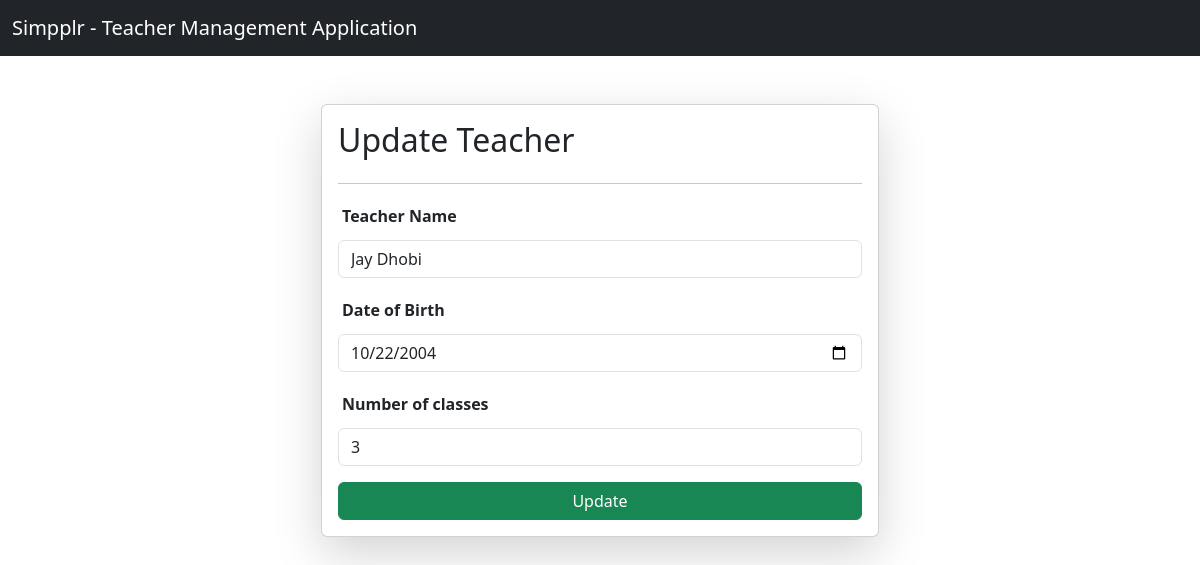
The app's page /update-teacher/5, older data.
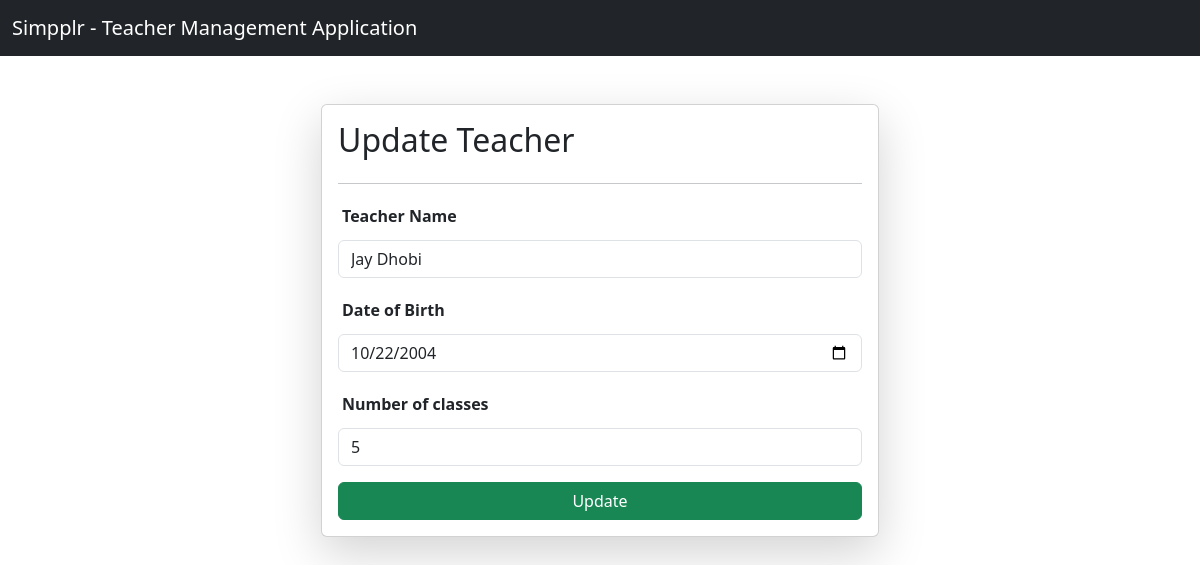
The same page, newer data.
### teachers/models.py (models this page shows, shortened)
class Teacher(models.Model):
    full_name = models.CharField(max_length=250)
    age = models.PositiveIntegerField()
    date_of_birth = models.DateField()
    number_of_classes = models.PositiveIntegerField()
    class Meta:
        unique_together = ('full_name', 'date_of_birth')

### teachers/views.py (the view, shortened to what this page needs)
# urls.py: path("update-teacher/<id>", update_teacher, name="update_teacher"),
def update_teacher(request, id):
    error_message = None
    queryset = Teacher.objects.get(id = id)
    context = {'teacher': queryset, 'error_message': error_message}
    return render(request, "home/update.html", context)

### teachers/templates/home/update.html (shortened to what this page needs)
{% extends 'base.html' %}
{% block body %}
  <div class="container mt-5">
    <form class="col-6 max-auto card p-3 shadow-lg container" method="post" enctype="multipart/form-data">
      <h2>Update Teacher</h2>
      <hr />
      <div class="mb-3">
        <div class="d-flex justify-content-start p-1">
          <label for="inputTeacherName" class="form-label"><b>Teacher Name</b></label>
        </div>
        <input type="text" value="{{ teacher.full_name }}" class="form-control" placeholder="Teacher Name" name="teacher_name" />
      </div>
      <div class="mb-3">
        <div class="d-flex justify-content-start p-1">
          <label for="inputTeacherDob" class="form-label"><b>Date of Birth</b></label>
        </div>
        <input type="date" value="{{ teacher.date_of_birth|date:'Y-m-d' }}" class="form-control" name="teacher_dob" />
      </div>
      <div class="mb-3">
        <div class="d-flex justify-content-start p-1">
          <label for="inputNumberOfClasses" class="form-label"><b>Number of classes</b></label>
        </div>
        <input type="number" value="{{ teacher.number_of_classes }}" class="form-control" placeholder="Number of Classes" name="teacher_number_of_classes" />
      </div>
      <button type="submit" class="btn btn-success">Update</button>
    </form>
  </div>
{% endblock %}

Row changes from the older to the newer data that the page shows:
changed Teacher "Jay Dhobi": teacher_number_of_classes "3" → "5"
